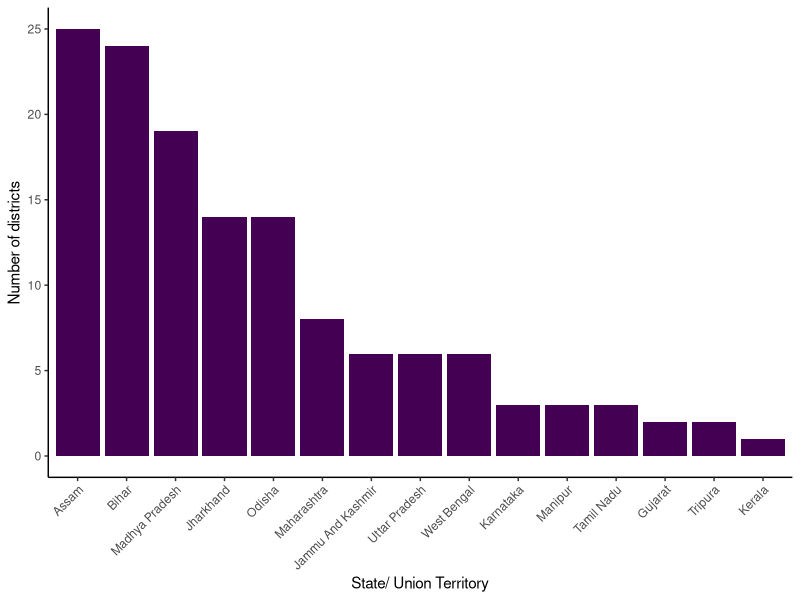
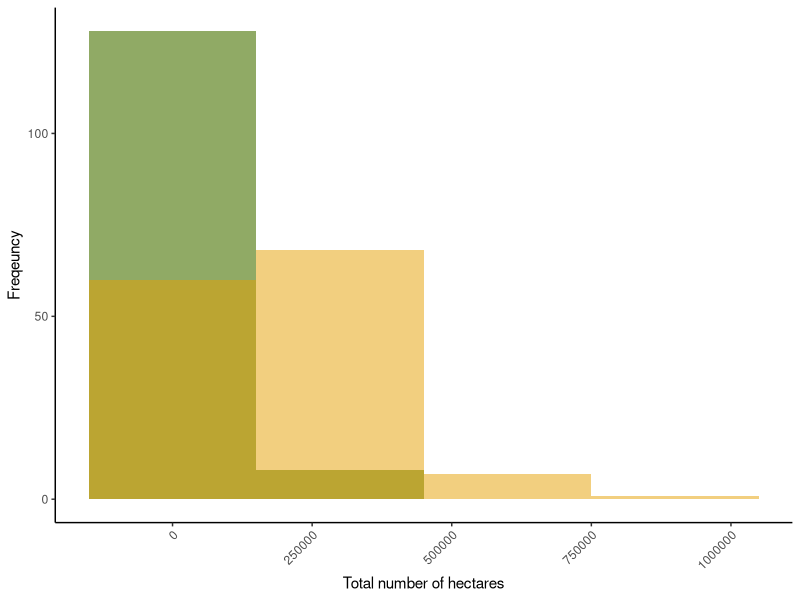
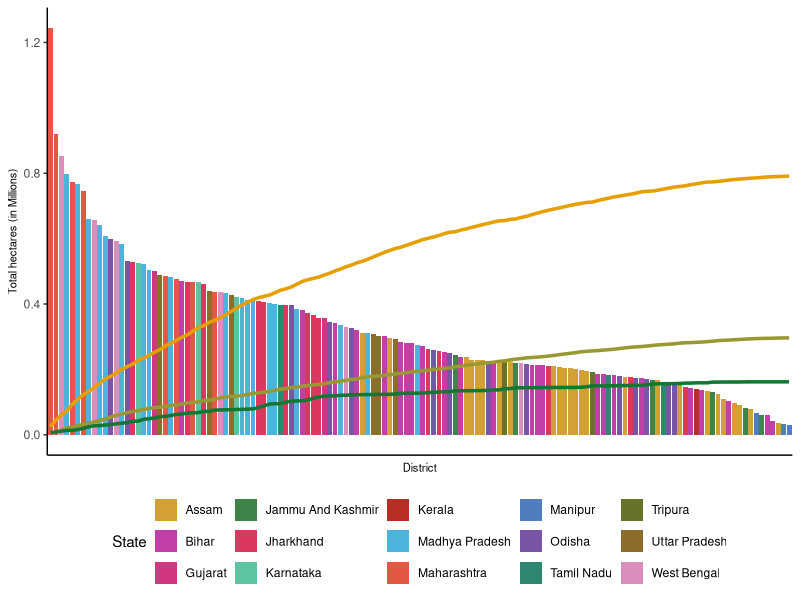

The R source for these figures, in order: (Note: this script raises an error after producing the figures.)
## ---- chunk 1

library(data.table)
library(dplyr)
library(tidyr)
library(tools)
library(ggplot2)

## ---- chunk 2

district_mpi_climate_summary = read.csv("District-Climate-MPI-Ranked.csv")

## ---- chunk 3

#Determine the top and bottom quantile of districts 
summary(district_mpi_climate_summary$Mean_Rank_Scaled)
#1st q = 0.3221
#3rd q= 0.6429

#The mean of living stands MPI and the climate vulnerability 
#using this in final figures as it is the least amount of conversion of data
summary(district_mpi_climate_summary$People_centric_Mean)
#1st q = 0.4745
#3rd q = 0.5425

top_districts = district_mpi_climate_summary%>%filter(People_centric_Mean>0.5425)

high_districts = district_mpi_climate_summary%>%filter(People_centric_Mean>0.5425)

middle_districts = district_mpi_climate_summary%>%filter(People_centric_Mean >0.4745 & People_centric_Mean<0.5425)

## ---- chunk 4

#Which states make up the top quartile of districts? 
top_states = top_districts%>%group_by(State)%>%count()
  
#plot in descending order#assign order to prop variable
prop_order <-
  top_states%>%
  arrange(desc(n)) %>%
  mutate(State = factor(State))

topstates_plot = top_states%>%mutate(State = factor(State, levels = prop_order$State, ordered = TRUE))%>%ggplot(aes(x= State, y = n))+geom_col(aes(x=State), fill = "#440154FF")+theme_classic()+ theme(axis.text.x = element_text(angle = 45, hjust = 1))+
  labs(x = "State/ Union Territory", y = "Number of districts")

topstates_plot

## ---- chunk 5

#wide to long
top_district_long = reshape(top_districts, direction='long', varying=c('Total_Indiv_sum', 'Total_Common_sum', 'Total_Forest_sum', 'Total_Unaccounted_sum'), timevar= 'Land_Tenure', times=c('Individual', 'Common_NonForest', 'Forest', 'Unaccounted'),
v.names= 'Total_Hectares',
idvar=c('State', 'Total_Population_sum', 'X', "MPI_District", "Number_of_MPI_PeopleDistrict", "Living_standards", "MPI_rank", "Vulnerability_Rank", "Mean_Rank", "Mean_Rank_Scaled", "Total_hectares_for_prop_sum", "District_Name",
        "Total_Household_sum", "forests_land_sum", "non_agricultural_land_sum", "barren_uncultivable_land_sum", 
        "pasture_grazing_land_sum", "misc_tree_crop_land_sum",
        "culturable_wasteland_sum", "fallow_other_than_current_fallow_land_sum", "net_sown_area_sum", "current_fallow_land_sum", "total_irrigated_land_sum", "total_unirrigated_land_sum", "District_Code", "State_Code", 
        "Climate_vulnerability_index", "Combined_Rank", 
        "People_centric_Mean", "People_Centric_Rank"))

#plot of the distribution of land tenure in top districts
tenure_topdistricts = ggplot()+geom_histogram(data= top_districts, aes(x=Total_Forest_sum), fill ="#117733", alpha=0.5, binwidth = 300000)+geom_histogram(data = top_districts, aes(x=Total_Common_sum), fill = "#999933", alpha =0.5, binwidth = 300000)+ geom_histogram(data = top_districts, aes(x= Total_Indiv_sum), fill = "#E69F00", alpha= 0.5, binwidth = 300000)+ theme_classic()+ theme(axis.text.x = element_text(angle = 45, hjust = 1))+ labs(x = "Total number of hectares", y = "Freqeuncy")

tenure_topdistricts

#reporting % of land tenure in each district 
tenure_topdistricts_report = top_district_long%>%group_by(Land_Tenure)%>%summarise(hectares_category = sum(Total_Hectares))

tenure_topdistricts_report= tenure_topdistricts_report%>%mutate(tenure_total = colSums(tenure_topdistricts_report[,-1])) 

tenure_topdistricts_report = tenure_topdistricts_report%>%mutate(tenure_prop = (hectares_category/tenure_total)*100)

#see DF to report the distribution


##DISTRICT PLOT WITH SATURATION CURVES

#rearrange tenure common in descending order
top_dists_rearranged <- top_districts[order(top_districts$Total_hectares_for_prop_sum, decreasing=TRUE),]

#add cumulative column to the data frame
top_dists_rearranged[,"cum_indiv_hectares"] <- cumsum(top_dists_rearranged$Total_Indiv_sum)

top_dists_rearranged[,"cum_common_hectares"] <- cumsum(top_dists_rearranged$Total_Common_sum)

top_dists_rearranged[,"cum_forest_hectares"] <- cumsum(top_dists_rearranged$Total_Forest_sum)

top_dists_rearranged[,"cum_unaccounted_hectares"] <- cumsum(top_dists_rearranged$Total_Unaccounted_sum)

top_dists_rearranged[,"cum_total_population"] <- cumsum(top_dists_rearranged$Total_Population_sum)

#find duplicate district names
duplicated_districts = 
top_dists_rearranged[duplicated(top_dists_rearranged$District_Name), ]

#rename the duplicate districts to be able to plot in descending 
top_dists_rearranged = top_dists_rearranged%>%mutate(District_Name = case_when(District_Name == "Aurangabad" & State == "Bihar" ~ "Aurangabad_2", District_Name == "Bijapur" & State == "Karnataka" ~ "Bijapur_2", District_Name == "Bilaspur" & State == "Himachal Pradesh" ~ "Bilaspur_2", District_Name == "Hamirpur" & State== "Himachal Pradesh"~ "Hamirpur_2", District_Name == "Pratapgarh" & State == "Rajasthan" ~ "Pratapgarh_2", District_Name== "Raigarh" & State == "Maharashtra" ~ "Raigarh_2", District_Name == "Ranchi" & State == "Madhya Pradesh" ~ "Ranchi_2", TRUE ~ District_Name))

#plot in descending order#assign order to prop variable
prop_order <-
  top_dists_rearranged %>%
  arrange(desc(Total_hectares_for_prop_sum)) %>%
  mutate(District_Name = factor(District_Name))

#plot decreasing pop and cumulative hectares 
scaleRight = 35

topdistrict_tenure_curves  = top_dists_rearranged%>%mutate(District_Name = factor(District_Name, levels= prop_order$District_Name, ordered =TRUE))%>%
  ggplot(aes(x = District_Name, y = Total_hectares_for_prop_sum))+ 
  geom_col(aes(x = District_Name, y = Total_hectares_for_prop_sum, fill = State)) + 
    #geom_line(aes(x = State, y= cum_hectares, group = 1)) + 
 #geom_line(aes(y= cum_total_population/scaleRight), group = 1, color = "black", size = 1.2)+ 
  geom_line(aes(y= cum_indiv_hectares/scaleRight), group = 1, color = "#E69F00", size = 1.2)+ 
  geom_line(aes(y= cum_common_hectares/scaleRight), group = 1, color = "#999933", size = 1.2)+ 
  #geom_point(aes(y= cum_common_hectares/scaleRight), group = 1, color = "#999933")+ 
  geom_line(aes(y= cum_forest_hectares/scaleRight), group = 1, color = "#117733", size = 1.2)+ 
  #geom_point(aes(y= cum_forest_hectares/scaleRight), group = 1, color = "#117733")+
    scale_fill_manual(values = c(#"#aab539", #"#5b70dd", 
      "#d2a035", "#c13fa6", #"#4fc271", 
      "#d33680", #"#4e8f2e", #"#d27cde", 
      "#41844a", "#dc375f", "#5dc3a3", "#b82d24", "#4ab4dd", "#e55744", "#517dc0", #"#e37733", 
      "#7956a3", #"#9db269", #"#a7487a",
      "#2e8871", #"#cc5967", 
      "#677328", #"#a798e0", 
      "#8c6d2c", "#db8ebb", "#a6572c", "#91567c", "#d79f66", "#9f494f", "#e3867c"))+ 
  scale_y_continuous(name = "Total hectares (in Millions)", labels = scales::label_number(unit = "M", scale = 1e-6))+scale_x_discrete(name = "District")+
  theme_classic()+ theme(axis.title = element_text(size = 8), axis.text.x = element_blank(), axis.ticks.x = element_blank()) +theme(legend.position = "bottom")+ scale_color_manual(name = "Land tenure", values = c("#E69F00" = "Individual","#999933" =  "Common",
"#117733" = "Forest"))

topdistrict_tenure_curves

ggarrange(district_tenure_curves, topdistrict_tenure_curves, nrow=2, common.legend = TRUE, legend="right")

